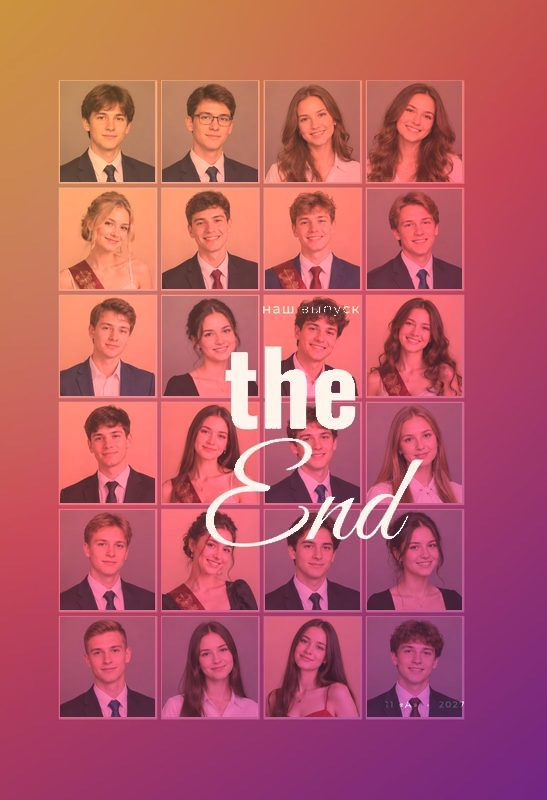
#> input picture assets/templates/tpl-theend-front.jpg, 547 x 800 px, found by its file name; its folder holds only this picture in this run
$ python theend_fill.py
#> lines starting #> are read from the running program, lines starting #| are printed output that depends on the picture; after the words box and inside, x2 and y2 are one past the last pixel; in counts of white or black regions, pixels touching at a corner belong together
# -*- coding: utf-8 -*-
"""«The End»: мозаика 4×6 из фото класса под закатным градиентом (клетки найдены по краям)."""
import glob, random, numpy as np
from PIL import Image
POOL = sorted(glob.glob('.build/photos/pool/senior-g*.jpg'))
GRID = {
  'front': ([(58, 156), (160, 259), (263, 361), (365, 463)], [(79, 183), (187, 290), (294, 397), (401, 504), (508, 611), (615, 718)]),
  'cover': ([(793, 915), (920, 1042), (1047, 1170), (1174, 1296)], [(99, 227), (232, 360), (365, 492), (497, 625), (630, 758), (763, 891)]),
}
def crop(p, w, h):
    im = Image.open(p).convert('RGB'); s = max(w / im.width, h / im.height)
    im = im.resize((max(w, round(im.width * s)), max(h, round(im.height * s))), Image.LANCZOS)
    x = (im.width - w) // 2; y = int((im.height - h) * 0.3)
    return np.asarray(im.crop((x, y, x + w, y + h))).astype(np.float32)
for part, (cols, rows) in GRID.items():
    a = np.asarray(Image.open(f'.build/photos/lumir-orig/tpl-theend-{part}.jpg').convert('RGB')).astype(np.float32)
    rnd = random.Random('theend'); pool = POOL[:]; rnd.shuffle(pool); k = 0
    for (y0, y1) in rows:
        for (x0, x1) in cols:
            y0b, y1b, x0b, x1b = y0 + 2, y1 - 1, x0 + 2, x1 - 1
            c = a[y0b:y1b, x0b:x1b]
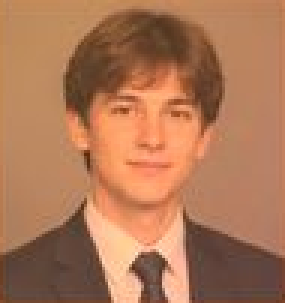
#> c: shape (101, 95, 3) float32 (shown 3 times larger); mean R, G, B 174, 119.1, 86.1
            text = ((c[..., 0] > 228) & (c[..., 1] > 205) & (c[..., 2] > 180))[..., None]
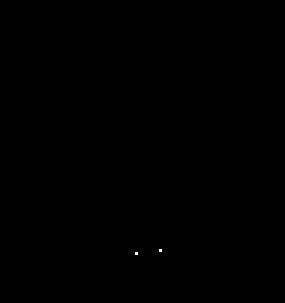
#> text: shape (101, 95, 1) bool (shown 3 times larger); 0.02% white in thin lines or dots, all inside (x1, y1, x2, y2) = (45, 83, 54, 85)
#> (the run stopped early here; a loop or call above may not have finished)
